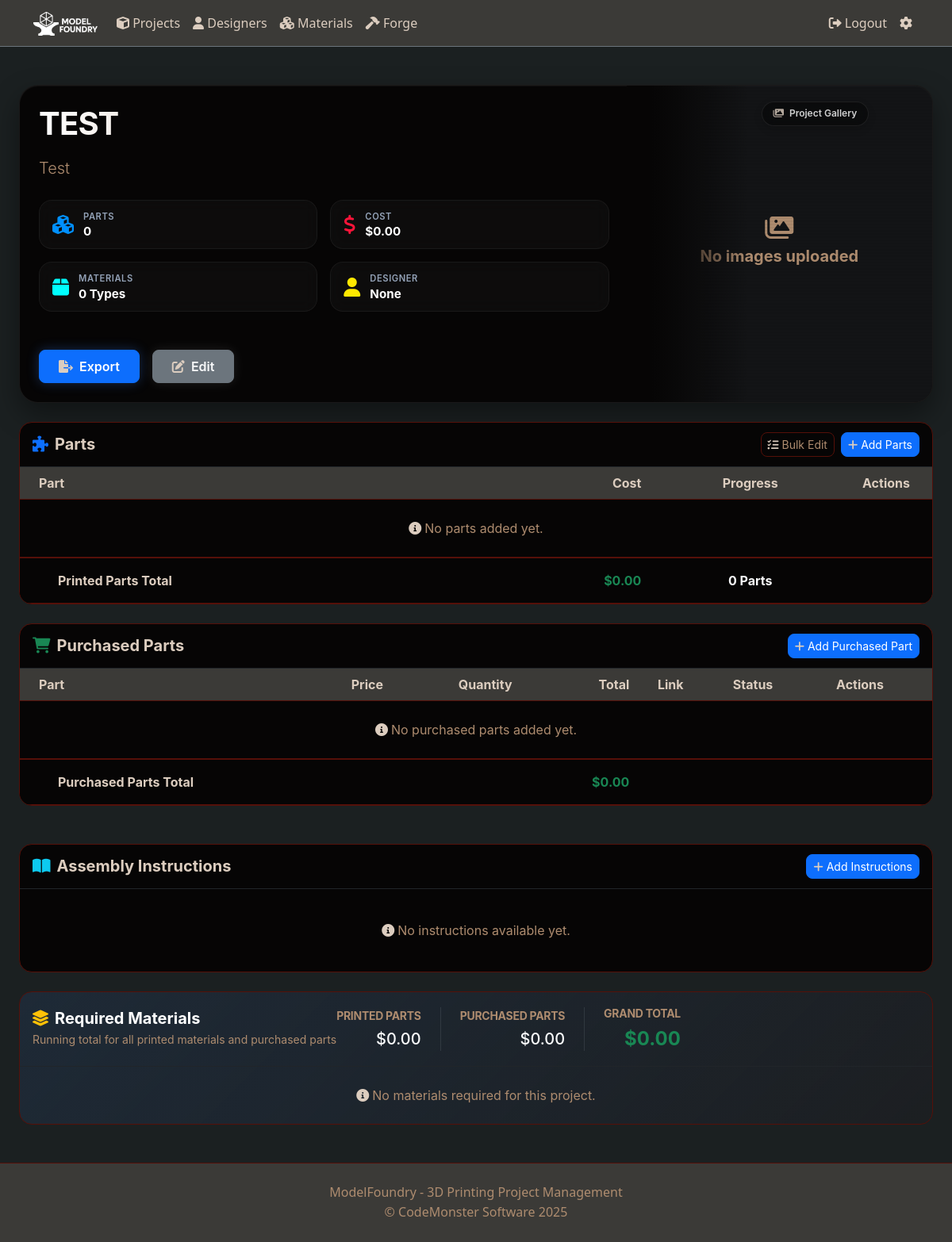
/project/1/ (signed in), run on an earlier commit of the app's database.
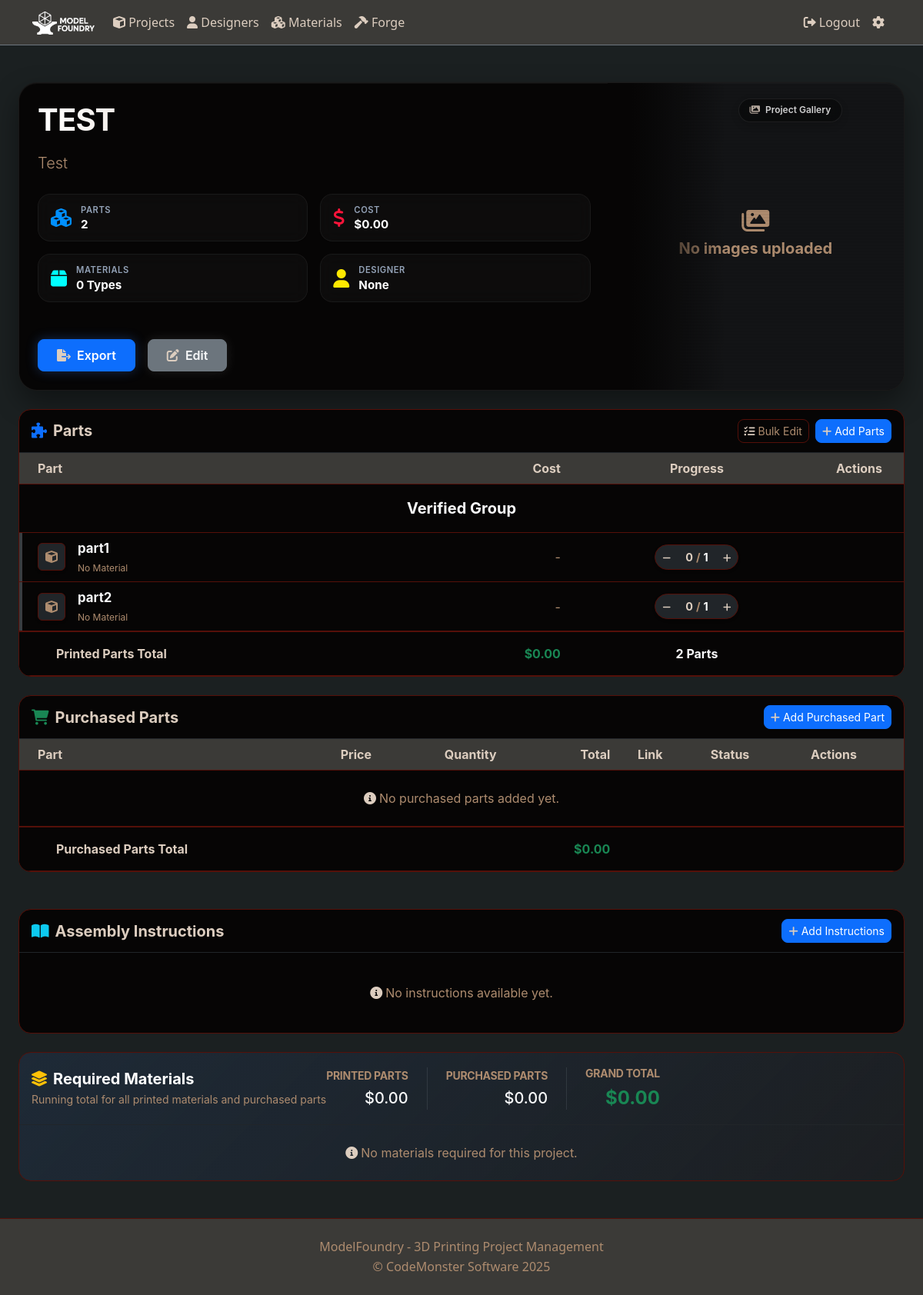
And on a later commit of the database.
### projects/models.py (models this page shows, shortened)
class Project(models.Model):
    name = models.CharField(max_length=100)
    description = models.TextField(blank=True)
    user = models.ForeignKey(User, on_delete=models.CASCADE, related_name='projects')
    created_at = models.DateTimeField(auto_now_add=True)
    updated_at = models.DateTimeField(auto_now=True)
    designer = models.ForeignKey(Designer, on_delete=models.SET_NULL, null=True, blank=True, related_name='projects')
    tags = models.ManyToManyField(Tag, blank=True, related_name='projects')
    source = models.URLField(max_length=500, blank=True, help_text="Link to where the project files were sourced from")
    @property
    def total_parts(self):
        return self.parts.aggregate(total=Sum('quantity'))['total'] or 0
    @property
    def printed_parts_cost(self):
        total = Decimal('0')
        for part in self.parts.all():
            if part.material_cost:
                total += Decimal(str(part.material_cost)) * part.quantity
        return float(total)
    @property
    def purchased_parts_cost(self):
        total = Decimal('0')
        for purchased_part in self.purchased_parts.all():
            total += purchased_part.price * purchased_part.quantity
        return float(total)
    @property
    def total_cost(self):
        return self.printed_parts_cost + self.purchased_parts_cost

class Group(models.Model):
    name = models.CharField(max_length=200)
    project = models.ForeignKey(Project, on_delete=models.CASCADE, related_name='groups')

class Part(models.Model):
    project = models.ForeignKey(Project, on_delete=models.CASCADE, related_name='parts')
    name = models.CharField(max_length=200)
    quantity = models.IntegerField(default=1)
    material = models.ForeignKey(Material, on_delete=models.SET_NULL, null=True, blank=True, related_name='parts')
    material_name = models.CharField(max_length=100, blank=True)  # Keep for backward compatibility
    color = models.CharField(max_length=50, blank=True)
    completed = models.IntegerField(default=0)
    group = models.ForeignKey(Group, on_delete=models.SET_NULL, null=True, blank=True, related_name='parts')
    stl_file = models.FileField(upload_to='stl_files/', blank=True)
    thumbnail = models.ImageField(upload_to='thumbnails/', blank=True)
    volume = models.FloatField(null=True, blank=True, help_text="Volume in cubic millimeters")
    @property
    def material_cost(self):
        if not self.volume or not self.material:
            return None

### projects/views.py (the view)
# urls.py: path('project/<int:pk>/', login_required(views.ProjectDetailView.as_view()), name='project_detail'),
class ProjectDetailView(DetailView):
    model = Project
    template_name = 'projects/project_detail.html'
    context_object_name = 'project'
    def get_context_data(self, **kwargs):
        context = super().get_context_data(**kwargs)
        project = self.object
        context['parts'] = project.parts.all().order_by('group__name', 'name')
        context['purchased_parts'] = project.purchased_parts.all()
        context['images'] = project.images.all()
        context['groups'] = project.groups.all()
        material_info = {}
        for part in project.parts.all():
            if part.material:
                material = part.material
                if material.id not in material_info:
                    material_info[material.id] = {
                        'name': material.name,
                        'color': material.color,
                        'total_weight': Decimal('0'),
                        'total_cost': Decimal('0'),
                        'part_count': 0
                    }
                if part.volume and material.density:
                    volume_cm3 = Decimal(str(part.volume)) / Decimal('1000')
                    weight_g = volume_cm3 * material.density
                    weight_kg = (weight_g / Decimal('1000')) * part.quantity
                    material_info[material.id]['total_weight'] += weight_kg
                    material_info[material.id]['total_cost'] += weight_kg * (material.cost_per_kg or Decimal('0'))
                material_info[material.id]['part_count'] += part.quantity
        context['material_info'] = sorted(material_info.values(), key=lambda x: x['name'])
        materials = Material.objects.filter(is_active=True).order_by('name')
        context['materials'] = materials
        context['material_colors'] = {str(m.id): m.color for m in materials if m.color}
        context['instructions'] = project.instructions.all().order_by('order')
        context['forge_modules'] = [m for m in registry.get_all_modules() if m.get('enabled', True)]
        context['PurchasedPart'] = PurchasedPart
        return context

### projects/templates/projects/project_detail.html (shortened to what the changed rows need)
{% extends 'projects/base.html' %}
{% load crispy_forms_tags %}
{% load project_filters %}
{% load material_filters %}
{% load static %}
{% block extra_css %}
<link rel="stylesheet" href="https://cdn.jsdelivr.net/npm/@splidejs/splide@4.1.4/dist/css/splide.min.css">
<link rel="stylesheet" href="https://cdn.jsdelivr.net/npm/glightbox/dist/css/glightbox.min.css" />
{% endblock %}
{% block content %}
<div class="container-fluid premium-index-wrapper px-4 mt-4">
    <div class="hero-card mb-4 animate-enter" style="animation-delay: 0ms;">
        <div class="hero-info p-3 p-md-4">
            <h1 class="display-6 hero-title mb-2 fw-bold text-white tracking-tight">{{ project.name }}</h1>
            <p class="lead text-muted mb-4">{{ project.description }}</p>
            <div class="stats-grid mb-4">
                <div class="stat-item">
                    <div>
                        <div class="stat-label">PARTS</div>
                        <div class="stat-value">{{ project.total_parts }}</div>
                    </div>
                </div>
                <div class="stat-item">
                    <div>
                        <div class="stat-label">COST</div>
                        <div class="stat-value">${{ project.total_cost|floatformat:2 }}</div>
                    </div>
                </div>
                <div class="stat-item">
                </div>
                <div class="stat-item">
                </div>
            </div>
            <div class="d-flex align-items-center gap-3 mt-auto pt-4">
                <a href="{% url 'projects:export_project' project.id %}" class="btn btn-primary" style="border-radius: 8px; padding: 0.5rem 1.5rem; font-weight: 600;">
                </a>
                <a href="{% url 'projects:project_update' project.id %}" class="btn btn-secondary text-light" style="border-radius: 8px; padding: 0.5rem 1.5rem; font-weight: 600;">
                </a>
            </div>
        </div>
    </div>
    <div class="card premium-card mb-4 animate-enter" style="animation-delay: 200ms;">
        <div class="card-body p-0">
            <div class="table-responsive">
                <table class="table table-hover border-top-0 mb-0">
                    <thead style="background-color: rgba(0,0,0,0.2);">
                        <tr>
                            <th class="border-top-0 text-start ps-4">Part</th>
                            <th class="border-top-0 text-end">Cost</th>
                            <th class="border-top-0 text-center">Progress</th>
                            <th class="border-top-0 text-center pe-4" style="width: 100px;">Actions</th>
                        </tr>
                    </thead>
                    <tbody>
                        {% regroup parts by group as grouped_parts %}
                        {% for group in grouped_parts %}
                        {% if group.grouper %}
                        <tr style="background-color: rgba(255,255,255,0.02);">
                            <td colspan="5" class="py-3 text-center"><span class="fs-5 fw-bold text-light">{{ group.grouper.name }}</span></td>
                        </tr>
                        {% endif %}
                        {% for part in group.list %}
                        <tr data-completed="{{ part.completed }}" data-quantity="{{ part.quantity }}" data-part-id="{{ part.id }}"
                            class="part-row view-part {% if part.completed == part.quantity %}completed-row{% endif %}" style="transition: all 0.2s ease;">
                            <td class="align-middle position-relative text-start">
                                <div class="status-strip {% if part.completed == part.quantity %}bg-success{% elif part.completed > 0 %}bg-primary{% else %}bg-secondary opacity-50{% endif %}" style="position: absolute; left: 0; top: 0; bottom: 0; width: 4px;"></div>
                                <div class="d-flex align-items-center ps-3">
                                    {% if part.thumbnail %}
                                    <img src="{{ part.thumbnail.url }}" width="36" height="36" class="me-3 rounded shadow-sm">
                                    {% else %}
                                    <div class="me-3 rounded bg-dark d-flex align-items-center justify-content-center shadow-sm" style="width: 36px; height: 36px; border: 1px solid var(--border-dark);">
                                        <i class="fas fa-cube text-muted"></i>
                                    </div>
                                    {% endif %}
                                    <div>
                                        <div class="fw-bold text-light" style="font-size: 1.05rem;">{{ part.name }}</div>
                                        <div class="d-flex align-items-center mt-1">
                                            <small class="text-muted" style="font-size: 0.75rem;">{{ part.material|default:"No Material" }}</small>
                                        </div>
                                    </div>
                                </div>
                            </td>
                            <td class="align-middle text-end">
                                {% if part.material_cost %}
                                <span class="fw-medium text-muted">${{ part.material_cost|floatformat:2 }}</span>
                                {% else %}
                                <span class="text-muted">-</span>
                                {% endif %}
                            </td>
                            <td class="align-middle text-center part-stepper" onclick="event.stopPropagation();">
                                <div class="d-inline-flex align-items-center bg-dark shadow-sm" style="border-radius: 20px; border: 1px solid var(--border-dark);">
                                    <button class="btn btn-sm btn-link text-muted text-decoration-none px-2 py-1 decrease-progress" data-part-id="{{ part.id }}" title="Decrease"><i class="fas fa-minus" style="font-size: 0.75rem;"></i></button>
                                    <div class="progress-badge px-2 py-1 fw-bold {% if part.completed == part.quantity %}text-success{% else %}text-light{% endif %}" style="min-width: 50px; text-align: center; font-size: 0.9rem;">
                                        <span class="completed-val">{{ part.completed }}</span><span class="text-muted mx-1">/</span><span class="quantity-val text-light">{{ part.quantity }}</span>
                                    </div>
                                    <button class="btn btn-sm btn-link text-muted text-decoration-none px-2 py-1 increase-progress" data-part-id="{{ part.id }}" title="Increase"><i class="fas fa-plus" style="font-size: 0.75rem;"></i></button>
                                </div>
                            </td>
                            <td class="align-middle text-center pe-4">
                            </td>
                        </tr>
                        {% endfor %}
                        {% empty %}
                        <tr>
                            <td colspan="5" class="text-center py-4">
                                <span class="text-muted"><i class="fas fa-info-circle me-1"></i>No parts added yet.</span>
                            </td>
                        </tr>
                        {% endfor %}
                    </tbody>
                    <tfoot style="background-color: rgba(0,0,0,0.3); border-top: 2px solid var(--border-dark);">
                        <tr>
                            <td class="py-3 text-start fw-bold text-light"><span class="ps-4 ms-3">Printed Parts Total</span></td>
                            <td class="py-3 text-end fw-bold text-success">${{ project.printed_parts_cost|floatformat:2 }}</td>
                            <td class="py-3 text-center fw-bold text-light">{{ project.total_parts }} Parts</td>
                            <td></td>
                        </tr>
                    </tfoot>
                </table>
            </div>
        </div>
    </div>
    <div class="card premium-card mb-5 animate-enter" style="animation-delay: 300ms;">
        <div class="card-body p-0">
            <div class="table-responsive">
                <table class="table table-hover border-top-0 mb-0">
                    <thead style="background-color: rgba(0,0,0,0.2);">
                        <tr>
                            <th class="border-top-0 ps-4 text-start">Part</th>
                            <th class="border-top-0">Price</th>
                            <th class="border-top-0 text-center">Quantity</th>
                            <th class="border-top-0 text-end">Total</th>
                            <th class="border-top-0 text-center">Link</th>
                            <th class="border-top-0 text-center">Status</th>
                            <th class="border-top-0 text-center pe-4">Actions</th>
                        </tr>
                    </thead>
                    <tfoot style="background-color: rgba(0,0,0,0.3); border-top: 2px solid var(--border-dark);">
                        <tr>
                            <td class="py-3 text-start fw-bold text-light"><span class="ps-4 ms-3">Purchased Parts Total</span></td>
                            <td colspan="2"></td>
                            <td class="py-3 text-end fw-bold text-success">${{ project.purchased_parts_cost|floatformat:2 }}</td>
                            <td colspan="3"></td>
                        </tr>
                    </tfoot>
                </table>
            </div>
        </div>
    </div>
    <div class="card premium-card mb-4 animate-enter" style="animation-delay: 500ms; background: linear-gradient(135deg, rgba(59, 130, 246, 0.1) 0%, rgba(30, 30, 35, 0.5) 100%);">
        <div class="card-header border-bottom border-dark py-3" style="background-color: transparent;">
            <div class="d-flex justify-content-between align-items-center">
                <div class="d-flex align-items-center text-end">
                    <div class="me-4 pe-4 border-end border-secondary border-opacity-25">
                        <div class="text-muted small text-uppercase fw-bold tracking-tight mb-1">Printed Parts</div>
                        <div class="fs-5 fw-medium text-light">${{ project.printed_parts_cost|floatformat:2 }}</div>
                    </div>
                    <div class="me-4 pe-4 border-end border-secondary border-opacity-25">
                        <div class="text-muted small text-uppercase fw-bold tracking-tight mb-1">Purchased Parts</div>
                        <div class="fs-5 fw-medium text-light">${{ project.purchased_parts_cost|floatformat:2 }}</div>
                    </div>
                    <div>
                        <div class="text-muted small text-uppercase fw-bold tracking-tight mb-1">Grand Total</div>
                        <div class="fs-4 fw-bold text-success">${{ project.total_cost|floatformat:2 }}</div>
                    </div>
                </div>
            </div>
        </div>
    </div>
</div>
{% endblock %}

What changed in the data, as far as the page shows it:
computed for Project "TEST": total_parts "0" → "2"
added Group: grouper.name "Verified Group"
added Part: name "part1", material "No Material", completed "0", quantity "1"
added Part: name "part2", material "No Material", completed "0", quantity "1"
Also different on the page:
text no longer shown: "No parts added yet."
